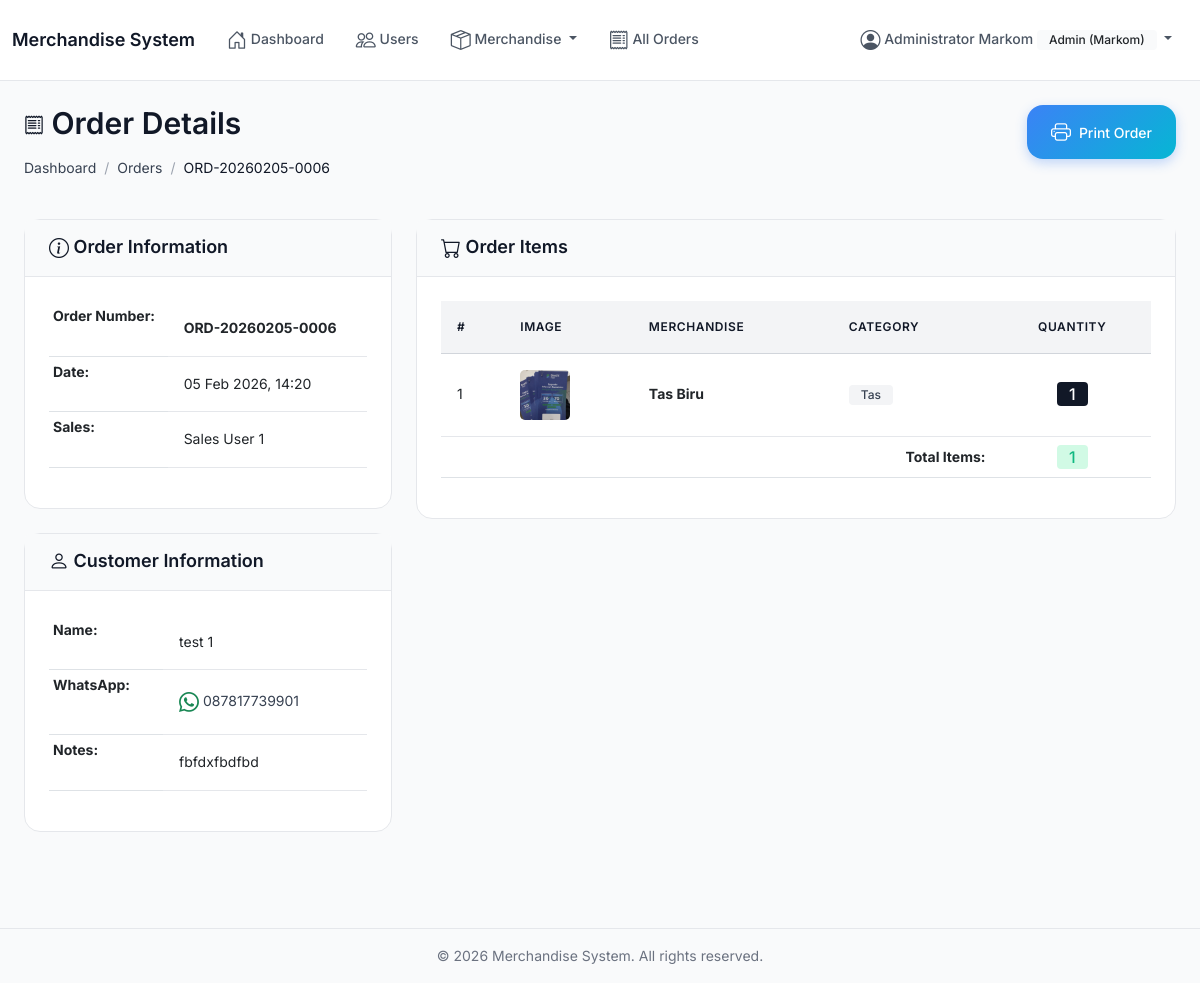
Page /orders/6/ (signed in) on the committed database.
### accounts/models.py (models this page shows, shortened)
class User(AbstractUser):
    class Role(models.TextChoices):
        ADMIN = 'ADMIN', 'Admin (Markom)'
        SALES = 'SALES', 'Sales'
    role = models.CharField(
        max_length=10,
        choices=Role.choices,
        default=Role.SALES,
        help_text='User role: ADMIN for Markom, SALES for sales team'
    )
    full_name = models.CharField(
        max_length=255,
        help_text='Full name of the user'
    )
    phone = models.CharField(
        max_length=20,
        blank=True,
        help_text='Phone number'
    )
    class Meta:
        db_table = 'users'
        verbose_name = 'User'
        verbose_name_plural = 'Users'
        ordering = ['-date_joined']
    @property
    def is_admin(self):
        return self.role == self.Role.ADMIN
    @property
    def is_sales(self):
        return self.role == self.Role.SALES

### orders/models.py (models this page shows, shortened)
class Order(models.Model):
    order_number = models.CharField(
        max_length=50,
        unique=True,
        help_text='Auto-generated order number (ORD-YYYYMMDD-XXXX)'
    )
    customer_name = models.CharField(
        max_length=200,
        help_text='Customer full name'
    )
    customer_phone = models.CharField(
        max_length=20,
        help_text='Customer WhatsApp number'
    )
    sales_user = models.ForeignKey(
        settings.AUTH_USER_MODEL,
        on_delete=models.PROTECT,
        related_name='orders',
        help_text='Sales user who created this order'
    )
    notes = models.TextField(
        blank=True,
        help_text='Additional notes or comments'
    )
    created_at = models.DateTimeField(
        auto_now_add=True,
        help_text='Order creation timestamp'
    )
    class Meta:
        db_table = 'orders'
        verbose_name = 'Order'
        verbose_name_plural = 'Orders'
        ordering = ['-created_at']
    @property
    def total_items(self):
        return sum(item.quantity for item in self.items.all())

class OrderItem(models.Model):
    order = models.ForeignKey(
        Order,
        on_delete=models.CASCADE,
        related_name='items',
        help_text='Related order'
    )
    merchandise = models.ForeignKey(
        Merchandise,
        on_delete=models.PROTECT,
        help_text='Merchandise item'
    )
    merchandise_name = models.CharField(
        max_length=200,
        help_text='Merchandise name snapshot'
    )
    quantity = models.IntegerField(
        help_text='Quantity ordered'
    )
    class Meta:
        db_table = 'order_items'
        verbose_name = 'Order Item'
        verbose_name_plural = 'Order Items'
        ordering = ['id']

### merchandise/models.py (models this page shows, shortened)
class Merchandise(models.Model):
    name = models.CharField(
        max_length=200,
        help_text='Merchandise name'
    )
    description = models.TextField(
        blank=True,
        help_text='Merchandise description'
    )
    category = models.ForeignKey(
        Category,
        on_delete=models.PROTECT,
        help_text='Category for this merchandise'
    )
    stock = models.IntegerField(
        default=0,
        help_text='Current stock quantity'
    )
    image = models.ImageField(
        upload_to='merchandise/%Y/%m/',
        blank=True,
        null=True,
        help_text='Merchandise image (max 2MB, JPG/PNG)'
    )
    is_active = models.BooleanField(
        default=True,
        help_text='Active status (soft delete)'
    )
    created_by = models.ForeignKey(
        settings.AUTH_USER_MODEL,
        on_delete=models.SET_NULL,
        null=True,
        related_name='created_merchandise',
        help_text='User who created this merchandise'
    )
    created_at = models.DateTimeField(auto_now_add=True)
    updated_at = models.DateTimeField(auto_now=True)
    class Meta:
        db_table = 'merchandise'
        verbose_name = 'Merchandise'
        verbose_name_plural = 'Merchandise'
        ordering = ['-created_at']
    def delete(self, using=None, keep_parents=False):
        """Soft delete: set is_active to False"""
        self.is_active = False
        self.save()

class Category(models.Model):
    name = models.CharField(
        max_length=100,
        unique=True,
        help_text='Category name (must be unique)'
    )
    description = models.TextField(
        blank=True,
        help_text='Category description'
    )
    is_active = models.BooleanField(
        default=True,
        help_text='Active status (soft delete)'
    )
    created_at = models.DateTimeField(auto_now_add=True)
    updated_at = models.DateTimeField(auto_now=True)
    class Meta:
        db_table = 'categories'
        verbose_name = 'Category'
        verbose_name_plural = 'Categories'
        ordering = ['name']
    def delete(self, using=None, keep_parents=False):
        """
        Soft delete: set is_active to False instead of deleting
        Prevent deletion if merchandise still exists
        """
        if self.merchandise_set.exists():
            raise ValidationError(
                'Cannot delete category with existing merchandise. '
                'Please deactivate or move merchandise first.'
            )
        self.is_active = False
        self.save()

### orders/views.py (the view)
# urls.py: path('<int:pk>/', views.order_detail, name='order_detail'),
@admin_or_sales_required
def order_detail(request, pk):
    order = get_object_or_404(
        Order.objects.select_related('sales_user').prefetch_related('items__merchandise'),
        pk=pk
    )
    if request.user.is_sales and order.sales_user != request.user:
        messages.error(request, 'You can only view your own orders.')
        return redirect('orders:order_list')
    context = {
        'order': order
    }
    return render(request, 'orders/order_detail.html', context)

### templates/orders/order_detail.html (shortened to what this page needs)
{% extends 'base.html' %}
{% block content %}
<div class="container-fluid">
    <div class="row mb-4">
        <div class="col">
            <h2><i class="bi bi-receipt"></i> Order Details</h2>
            <nav aria-label="breadcrumb">
                <ol class="breadcrumb">
                    <li class="breadcrumb-item"><a href="{% url 'dashboard:home' %}">Dashboard</a></li>
                    <li class="breadcrumb-item"><a href="{% url 'orders:order_list' %}">Orders</a></li>
                    <li class="breadcrumb-item active">{{ order.order_number }}</li>
                </ol>
            </nav>
        </div>
        <div class="col-auto">
            <a href="{% url 'orders:order_print' order.pk %}" class="btn btn-primary" target="_blank">
                <i class="bi bi-printer"></i> Print Order
            </a>
        </div>
    </div>
    <div class="row">
        <div class="col-md-4">
            <div class="card mb-4">
                <div class="card-header">
                    <h5 class="mb-0"><i class="bi bi-info-circle"></i> Order Information</h5>
                </div>
                <div class="card-body">
                    <table class="table table-sm">
                        <tr>
                            <th>Order Number:</th>
                            <td><strong>{{ order.order_number }}</strong></td>
                        </tr>
                        <tr>
                            <th>Date:</th>
                            <td>{{ order.created_at|date:"d M Y, H:i" }}</td>
                        </tr>
                        <tr>
                            <th>Sales:</th>
                            <td>{{ order.sales_user.full_name }}</td>
                        </tr>
                    </table>
                </div>
            </div>
            <div class="card">
                <div class="card-header">
                    <h5 class="mb-0"><i class="bi bi-person"></i> Customer Information</h5>
                </div>
                <div class="card-body">
                    <table class="table table-sm">
                        <tr>
                            <th>Name:</th>
                            <td>{{ order.customer_name }}</td>
                        </tr>
                        <tr>
                            <th>WhatsApp:</th>
                            <td>
                                <a href="https://wa.me/{{ order.customer_phone|cut:'+' }}" target="_blank" class="text-decoration-none">
                                    <i class="bi bi-whatsapp text-success"></i> {{ order.customer_phone }}
                                </a>
                            </td>
                        </tr>
                        {% if order.notes %}
                        <tr>
                            <th>Notes:</th>
                            <td>{{ order.notes }}</td>
                        </tr>
                        {% endif %}
                    </table>
                </div>
            </div>
        </div>
        <div class="col-md-8">
            <div class="card">
                <div class="card-header">
                    <h5 class="mb-0"><i class="bi bi-cart"></i> Order Items</h5>
                </div>
                <div class="card-body">
                    <div class="table-responsive">
                        <table class="table table-hover">
                            <thead>
                                <tr>
                                    <th>#</th>
                                    <th>Image</th>
                                    <th>Merchandise</th>
                                    <th>Category</th>
                                    <th class="text-center">Quantity</th>
                                </tr>
                            </thead>
                            <tbody>
                                {% for item in order.items.all %}
                                <tr>
                                    <td>{{ forloop.counter }}</td>
                                    <td>
                                        {% if item.merchandise.image %}
                                        <img src="{{ item.merchandise.image.url }}" alt="{{ item.merchandise_name }}" style="width: 50px; height: 50px; object-fit: cover; border-radius: 5px;">
                                        {% else %}
                                        <div class="bg-light d-flex align-items-center justify-content-center" style="width: 50px; height: 50px; border-radius: 5px;">
                                            <i class="bi bi-image text-muted"></i>
                                        </div>
                                        {% endif %}
                                    </td>
                                    <td>
                                        <strong>{{ item.merchandise_name }}</strong>
                                    </td>
                                    <td>
                                        <span class="badge bg-secondary">{{ item.merchandise.category.name }}</span>
                                    </td>
                                    <td class="text-center">
                                        <span class="badge bg-primary fs-6">{{ item.quantity }}</span>
                                    </td>
                                </tr>
                                {% endfor %}
                            </tbody>
                            <tfoot>
                                <tr>
                                    <th colspan="4" class="text-end">Total Items:</th>
                                    <th class="text-center">
                                        <span class="badge bg-success fs-6">{{ order.total_items }}</span>
                                    </th>
                                </tr>
                            </tfoot>
                        </table>
                    </div>
                </div>
            </div>
        </div>
    </div>
</div>
{% endblock %}

### templates/base.html (shortened to what this page needs)
<!DOCTYPE html>
<html lang="id">
<head>
    <link href="https://cdn.jsdelivr.net/npm/bootstrap@5.3.0/dist/css/bootstrap.min.css" rel="stylesheet">
    <link rel="stylesheet" href="https://cdn.jsdelivr.net/npm/bootstrap-icons@1.11.0/font/bootstrap-icons.css">
    {% load static %}
    <link rel="stylesheet" href="{% static 'css/custom.css' %}">
</head>
<body>
    {% if user.is_authenticated %}
    <nav class="navbar navbar-expand-lg navbar-light bg-white">
        <div class="container-fluid">
            <a class="navbar-brand" href="{% url 'dashboard:home' %}">
                Merchandise System
            </a>
            <div class="collapse navbar-collapse" id="navbarNav">
                <ul class="navbar-nav me-auto">
                    <li class="nav-item">
                        <a class="nav-link" href="{% url 'dashboard:home' %}">
                            <i class="bi bi-house-door"></i> Dashboard
                        </a>
                    </li>
                    {% if user.is_admin %}
                    <li class="nav-item">
                        <a class="nav-link" href="{% url 'accounts:user_list' %}">
                            <i class="bi bi-people"></i> Users
                        </a>
                    </li>
                    <li class="nav-item dropdown">
                        <a class="nav-link dropdown-toggle" href="#" id="merchandiseDropdown" role="button" data-bs-toggle="dropdown">
                            <i class="bi bi-box-seam"></i> Merchandise
                        </a>
                    </li>
                    <li class="nav-item">
                        <a class="nav-link" href="{% url 'orders:order_list' %}">
                            <i class="bi bi-receipt"></i> All Orders
                        </a>
                    </li>
                    {% endif %}
                </ul>
                <ul class="navbar-nav">
                    <li class="nav-item dropdown">
                        <a class="nav-link dropdown-toggle" href="#" id="userDropdown" role="button" data-bs-toggle="dropdown">
                            <i class="bi bi-person-circle"></i> {{ user.full_name }}
                            <span class="badge bg-light text-dark">{{ user.get_role_display }}</span>
                        </a>
                    </li>
                </ul>
            </div>
        </div>
    </nav>
    {% endif %}
    <main class="{% if user.is_authenticated %}container-fluid py-4{% endif %}">
        {% block content %}{% endblock %}
    </main>
    {% if user.is_authenticated %}
    <footer class="bg-light text-center text-muted py-3 mt-5">
        <div class="container">
            <p class="mb-0">&copy; 2026 Merchandise System. All rights reserved.</p>
        </div>
    </footer>
    {% endif %}
</body>
</html>

### rows in the picture
User: full_name "Administrator Markom", role "Admin (Markom)"
Order: order_number "ORD-20260205-0006", created_at "05 Feb 2026, 14:20", sales_user.full_name "Sales User 1", customer_name "test 1", customer_phone "087817739901", notes "fbfdxfbdfbd", total_items "1"
OrderItem: merchandise.image (picture), merchandise_name "Tas Biru", merchandise.category.name "Tas", quantity "1"
